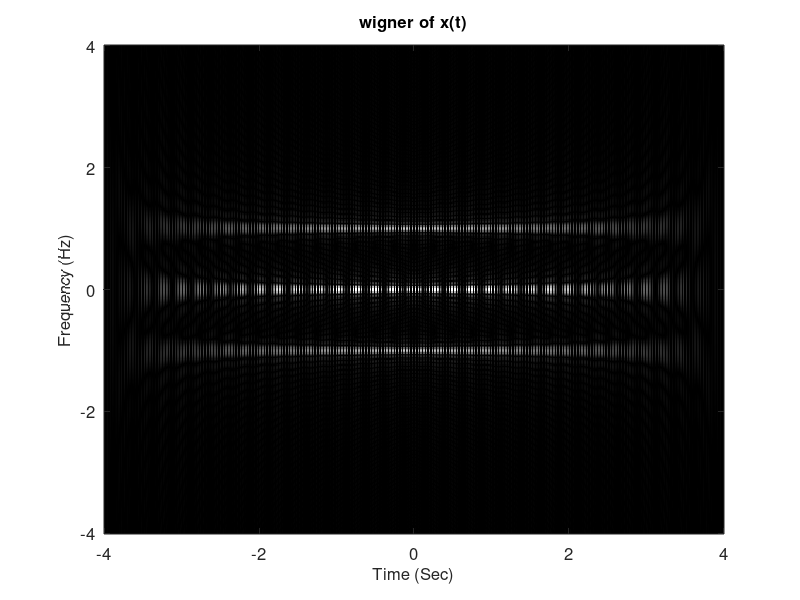

Recreate this plot in MATLAB.
%% input

t_start = -4;
t_end = 4;
f_start = -4;
f_end = 4;
dt = 1/50;
df = 1/50;
dtau = 1/100;

n_tau = t_start/dtau:1:t_end/dtau;
n = t_start/dt:1:t_end/dt;
m = f_start/df:1:f_end/df;
n1 = n_tau(1);
n2 = n_tau(end);
N = 1/dtau/df/2;
T = length(n);
F = length(m);
S = dt/dtau;

x = cos(2 * pi * n_tau * dtau);
x_star = conj(x);

%% calculation

Wx = zeros(F, T);

for n0 = n
    c = zeros(1,N);
    Q = min(n2-n0*S,n0*S-n1);
    for q = 0:2*Q
        c(q+1) = x(n0*S+q-Q-n1+1) * x_star(n0*S-q+Q-n1+1);
    end
    C = fft(c, N);
    Wx(:,n0*S-n1+1) = 2 * dt * exp(1i * 2 * pi * m * Q / N) .* C(round(mod(m,N))+1);
end

%% plot
figure
Cc = 400;
image(n*dt, m*df, abs(Wx)/max(max(abs(Wx)))*Cc)   % C 是一個常數，我習慣選 C=400
% 或 image(t, f, abs(y)/max(max(abs(y)))*C) 
colormap(gray(256))         % 變成 gray-level 的圖
set(gca,'Ydir','normal')    % 若沒這一行, y-axis 的方向是倒過來的

set(gca,'Fontsize',12)        % 改變橫縱軸數值的 font sizes 
xlabel('Time (Sec)','Fontsize',12)             % x-axis
ylabel('Frequency (Hz)','Fontsize',12)      % y-axis
title('wigner of x(t)','Fontsize',12)              % title

